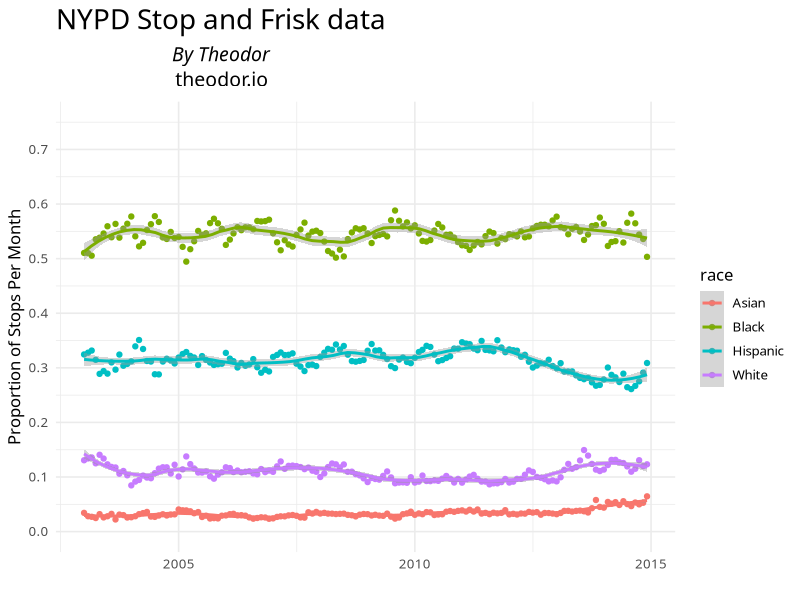

Here is the R script that generated this plot:
require(grid)
require(ggplot2)

danwin <- read.csv('danwin.csv')

danwin$months <- as.POSIXct(danwin$months, tz='EST', "%Y-%m-%d")

danwin$race <- ifelse(danwin$race == 'A', 'Asian', ifelse(danwin$race == 'B', 'Black', ifelse(danwin$race == 'W', 'White', 'Hispanic')))

gg <- ggplot(danwin, aes(x = months, y = prop, color = race)) +
        geom_point() + geom_smooth(method = "loess", span = 0.25) +
        scale_y_continuous(limits=c(0,0.75), breaks=seq(0, 0.7, by=0.1)) + 
        theme_minimal(base_size = 12, base_family = "Helvetica Neue Medium") +
        ylab('Proportion of Stops Per Month') + xlab(' ') + 
        theme(plot.title = element_text(size=20)) +
        # scale_colour_brewer(palette="Pastel1") + 
        ggtitle(expression(atop("NYPD Stop and Frisk data", atop(italic("By Theodor"), "theodor.io"))))

print(gg)